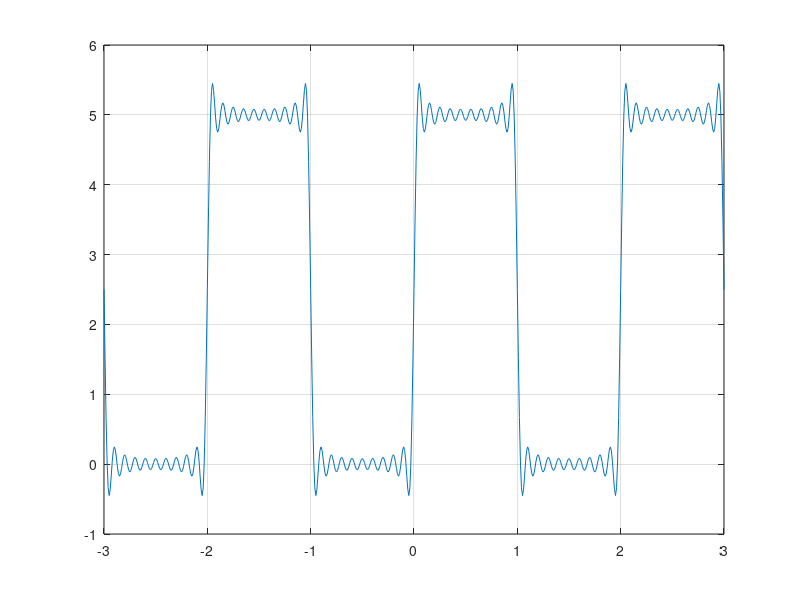

This chart was generated by the following MATLAB code:
% Quantidade de componentes
n = 20;
% Amplitude
A = 5;
% Periodo
T = 2;
% Duty cycle (%)
Pw = 50;
Pw = T - (T/100)*(Pw);
% Omega
w = 2*pi/T;
% Valores para t
t_values = -3:0.01:3;

i = 1;
for t = t_values
    % Somatoria da serie de fourier para todas as componentes -k ate k
    value = 0;
    for k = -n:n
        % Se k for zero deve usar a expressao x[0], pra nao ter divisao por
        % 0
        if k == 0
            value = value + A*Pw/T;
        % Caso controlario calcula com a expressao x[k]
        else
            value = value + exp(j*k*w*t)*((-A*exp(j*k*w*Pw)/(T*j*k*w)) + ...
                A/(T*j*k*w));
        end
    end
    % Coloca no vetor de resultados
    res(i) = value;
    i = i + 1;
end

% Plota a funcao reconstruida
plot(t_values, res);
grid on;